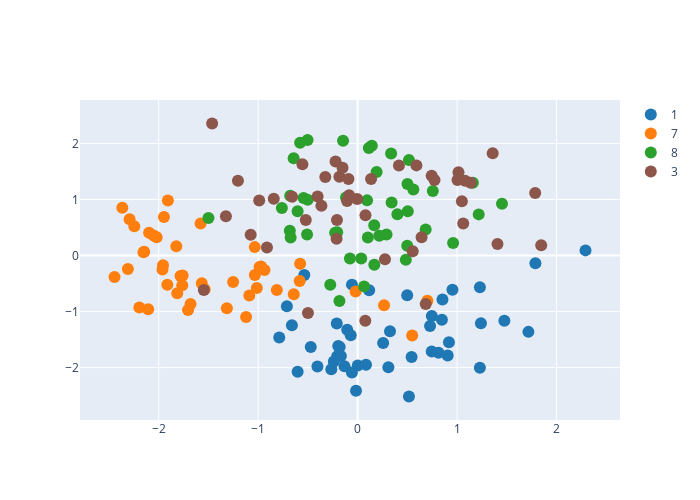

Source (notebook cell):
### Markdown cell above
##### 2d
---
二次元に分布をさせてみましょう．

---
Let's make a two-dimensional distribution.

---

### Code cell
# ----- adjustable parameters ----- #
target_dims = [0, 1]
# --------------------------------- #

trace = []
for i in range(len(numbers)):
    m = latents[labels==numbers[i]]
    _x = m[:, target_dims[0]] 
    _y = m[:, target_dims[1]]
    trace.append(go.Scatter(x=_x, y=_y, mode="markers", name=f"{numbers[i]}", 
                              marker = dict(size=12, color=colors[i])))
layout = go.Layout(width=700, height=500)    
data = trace
fig = dict(data=data, layout=layout)
iplot(fig)
